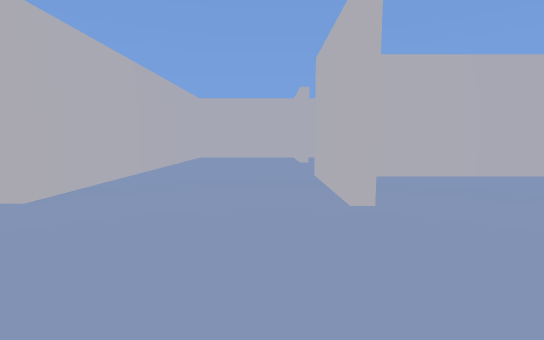
View 1 (above)

16 first-person views from a walk through a scene from a Unity 3-D project. The camera is 1.4 m above the floor, tilts 6° down and sees 85° across. The floor is counted in squares, 2 m on a side. Each view is taken from the middle of a square. On the plan, view 1 faces up. The plan holds only what a view shows up to about 10 squares ahead; the rest is blank. The player is left out. Some animated figures are left out.

View 2
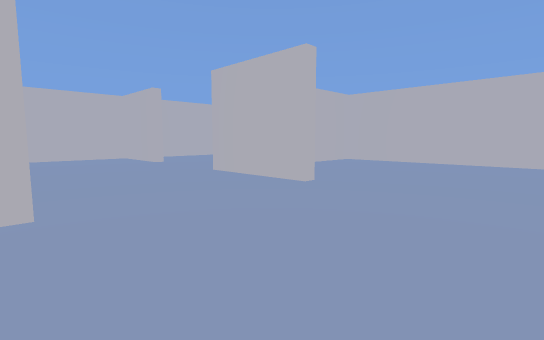

View 3
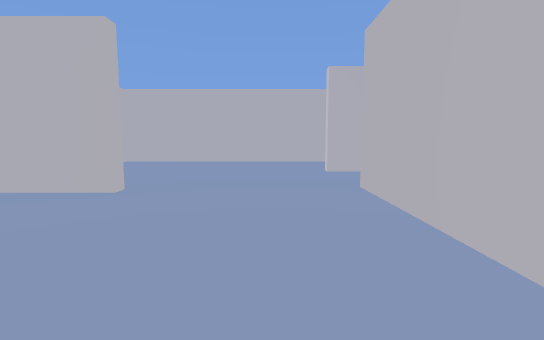

View 4
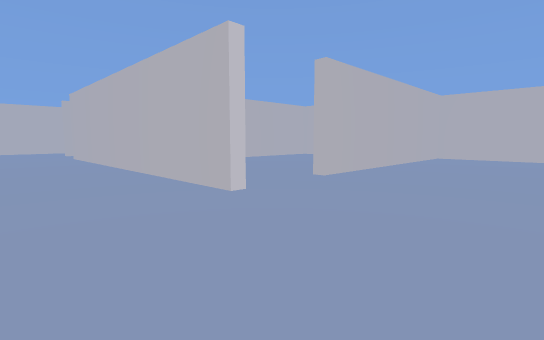

View 5
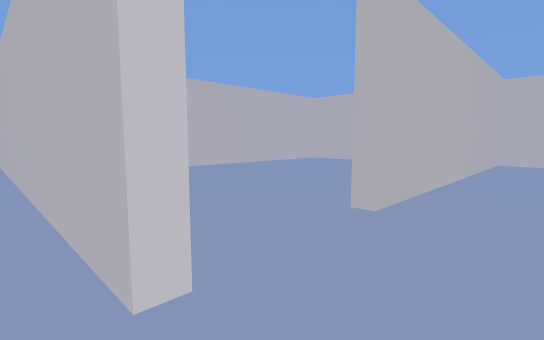

View 6
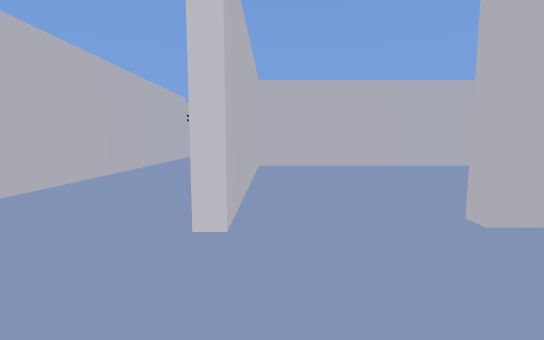

View 7
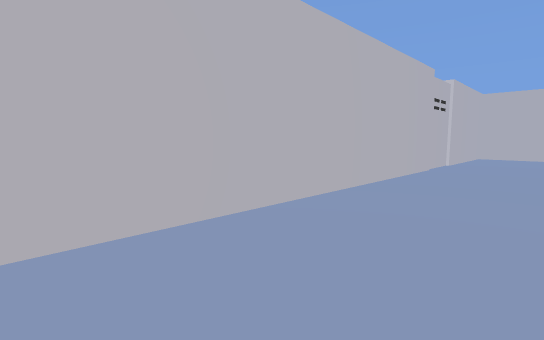

View 8
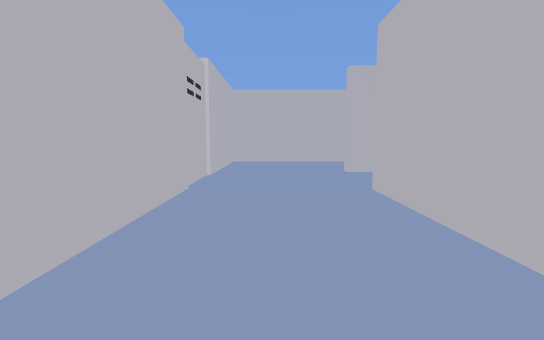

View 9
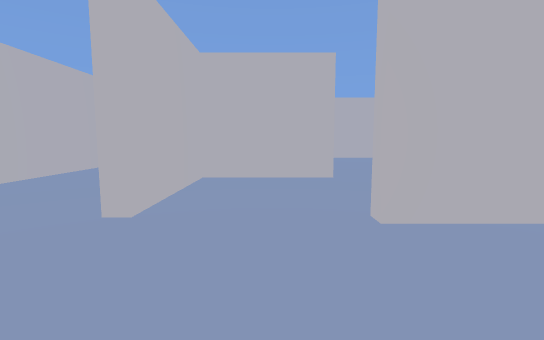

View 10
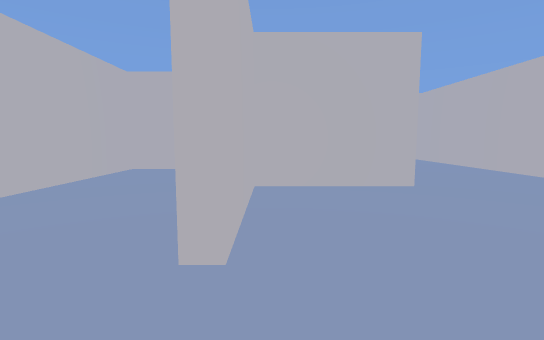

View 11
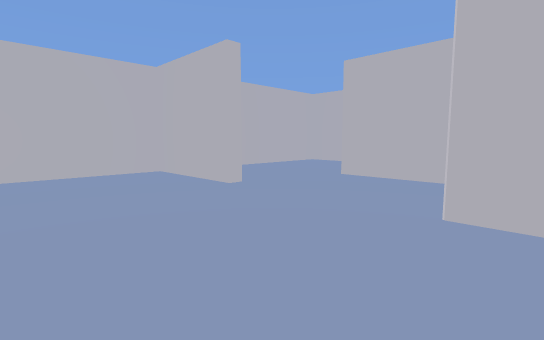

View 12
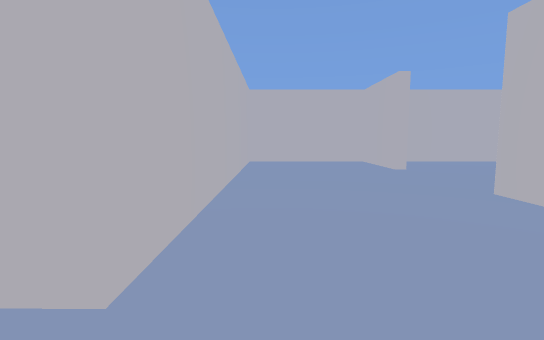

View 13
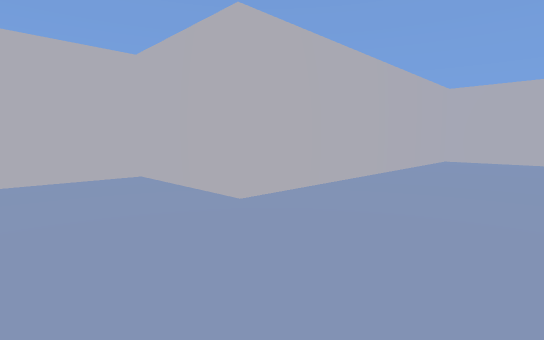

View 14
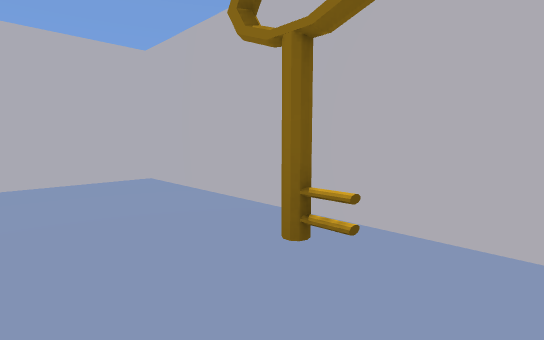

View 15
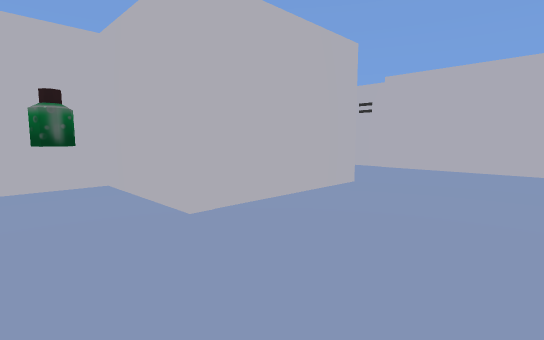

View 16
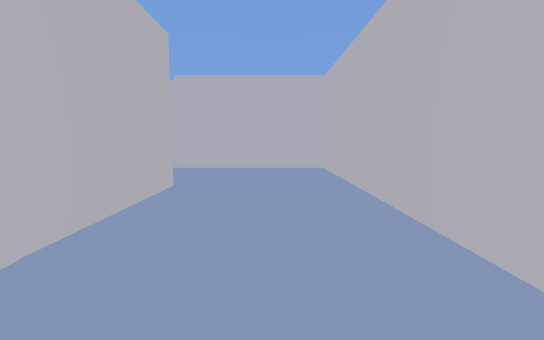

### Floor plan
Points are (right, up) in squares from view 1. A wall is a line through its corners. A room is listed if a view was taken in it or the views show most of it. See-through windows are left out.
Room 1 (views 1, 2, 3, 4, 5, 6, 7, 8, 9, 10, 11, 12, 13, 15, 16)
walls: (3.6, -0.1) (3.6, -9.1); (0.8, 3) (0.8, 5.8); (3.2, 6.2) (3.2, 8.2); (0.8, 8.8) (0.8, 11.2) (-2.7, 11.2) (-2.7, 3.2) (-5.6, 3.2) (-5.6, -0.3) (1.4, -0.3); (3.5, -11.5) (0.4, -11.5) (0.4, -9.1) (-0.9, -9.1); (-1.8, -13.1) (-1.8, -14.2) (6.2, -14.2) (6.2, 5.5) (1.9, 5.5)
ways out: opening at (2, 8) to room 2; opening at (2, -1) to room 3; opening at (3, -10.5) to room 4
Room 2 (view 14)
walls: (6.2, 6) (6.2, 11.2) (2.1, 11.2)
ways out: opening at (2, 8) to room 1
objects: key (5, 7)
Room 3 (no view inside)
walls: (-3.5, -5.8) (3.4, -5.8); (3.3, -5.4) (3.3, -0.1)
ways out: opening at (2, -1) to room 1
Room 4 (no view inside)
walls: (0.6, -8.9) (0.6, -11.3) (3.5, -11.3)
ways out: opening at (3, -10.5) to room 1; opening at (1.5, -9)

Positions as (right, up) in squares from view 1, and headings:
1: (0, 0), facing up
2: (-3, 0), facing up-right
3: (-3, 1), facing right
4: (6, 3), facing down-left
5: (4, 1), facing down-left
6: (3, 2), facing down
7: (4, -2), facing down-right
8: (5, -5), facing down
9: (6, -10), facing left
10: (5, -11), facing left
11: (-2, 5), facing up-right
12: (-2, 2), facing up
13: (0, 1), facing up-left
14: (4, 6), facing up-right
15: (-1, -14), facing up-right
16: (-1, -13), facing right
